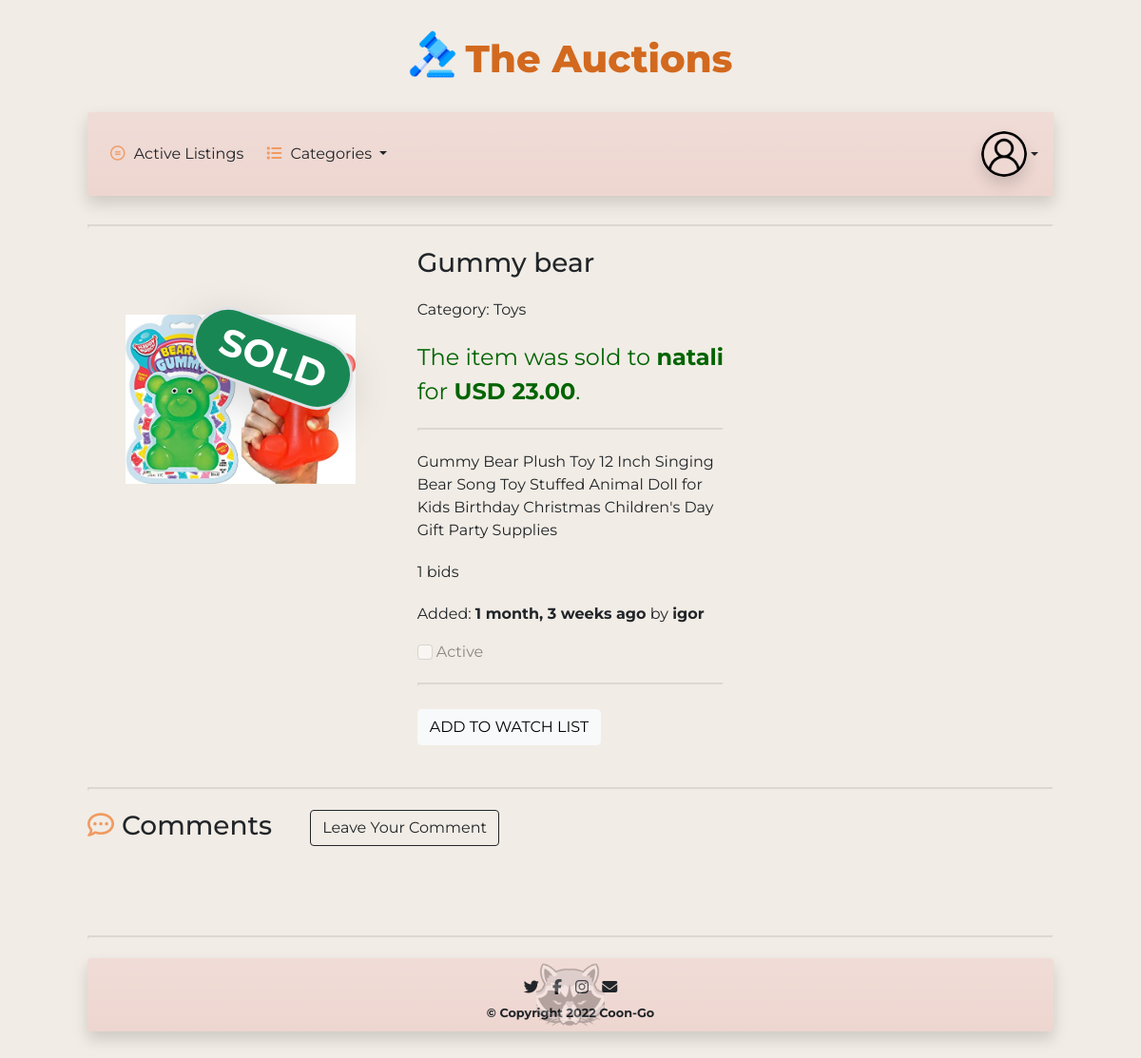
/listing-Gummy bear, run on the app's committed database.
### auctions/models.py (models this page shows, shortened)
class Listing(models.Model):
    user = models.ForeignKey(
        User, on_delete=models.CASCADE, related_name="listing_user", null=False)
    title = models.CharField( max_length=100, unique=True, blank=False)
    description = models.TextField(max_length = 1024, blank = True, null = True, validators=[MaxLengthValidator(1024)])
    starting_bid = models.DecimalField(max_digits=10, decimal_places=2)
    current_price = models.DecimalField(max_digits=10, decimal_places=2, default=0)
    creation_time = models.DateTimeField(auto_now_add=True)
    image = models.ImageField(upload_to="images/%Y/%m/%d/", null=True, blank=True, unique = False)
    category = models.ForeignKey(
        Category, on_delete=models.CASCADE, related_name="categories")
    is_active = models.BooleanField(default=True)

class Category(models.Model):
    name = models.CharField(max_length=50, unique=True)
    def __str__(self):
        return f"{self.name}"

class Winner(models.Model):
    user = models.ForeignKey(
        User, on_delete=models.CASCADE, related_name="winner_users")
    listing = models.ForeignKey(
        Listing, on_delete=models.CASCADE, related_name="winner_listings")
    price = models.DecimalField(
        max_digits=10, decimal_places=2, default=0)

class User(AbstractUser):
    image = models.ImageField(
        upload_to="images/users/", null=True, blank=True)

### auctions/views.py (the view)
def get_listing(request, listing_title):
    listing = Listing.objects.get(title=listing_title)
    winner = Winner()
    if not listing.is_active:
        winner = Winner.objects.get(listing=listing)
    return render (request, "auctions/listing.html", {
        "categories": Category.objects.all().order_by("name"),
        "listing" : listing,
        "bids_count": get_bids_count(listing_title),
        "last_bid_time": get_last_bid_time(listing_title),
        "last_bid_user": get_last_bid_user(listing_title),
        "comments": get_comments(listing_title),
        "is_watched": is_watched(listing_title, request.user),
        "winner": winner
    })

### auctions/views.py (called while the page is built)
def is_watched(listing_title, user):
    if user.is_authenticated:
        try:
            listingObj = Listing.objects.get(title=listing_title)
            userObj = User.objects.get(pk=user.id)
            watchlist = WatchList.objects.filter(user = userObj, listing = listingObj)
            if watchlist.count() != 0:
                return True
            else:
                raise WatchList.DoesNotExist
        except WatchList.DoesNotExist:
            return False
    else:
        return False

def get_bids_count(listing_title):
    bids_count = Bid.objects.filter(listing=Listing.objects.get(
        title=listing_title)).count()
    return bids_count

def get_last_bid_time(listing_title):
    bid_time = Bid.objects.filter(
        listing=Listing.objects.get(title=listing_title)).aggregate(Max('bid_place_date'))
    return bid_time['bid_place_date__max']

def get_last_bid_user(listing_title):
    try:
        bid = Bid.objects.get(
            listing=Listing.objects.get(title=listing_title), bid_place_date=get_last_bid_time(listing_title))
        return bid.user
    except Bid.DoesNotExist:
        return None

def get_comments(listing_title):
    return Comment.objects.filter(listing=Listing.objects.get(title=listing_title)).order_by('-creation_time')

### auctions/templates/auctions/listing.html (shortened to what this page needs)
{% extends "auctions/layout.html" %}
{% load static %}
{% block body %}
    <div class="display-listing-page">
        <div class="row">
            <div class="col-lg-4 col-md-6 col-sm-12 position-relative image-box text-center">
                {% if listing.image %}
                    <img src="{{ listing.image.url }}" alt="listing image" class="card-img-top listing-image p-2 ">
                {% else %}
                    <img src="{% static 'auctions/no-photo.png' %}" alt="listing image" class="card-img-top listing-image p-2">
                {% endif %}
                {% if not listing.is_active %}
                     <div class="badge bg-success text-white fs-1 border border-3 rounded-pill shadow-lg sold-badge">SOLD</div>
                {% endif %}
            </div>
            <div class="col-lg-4 col-md-6 col-sm-12">
                <H3 class="listing_title">{{listing.title|capfirst}}</H3>
                <p class="listing-bid-text"> Category: {{listing.category}}</p>
                {% if listing.is_active %}
                    <p class="listing-bid-text">Last bid: <span class="listing-bid-price item-price-text">USD {{listing.current_price|floatformat:"2g"}}</span>
                        {% if last_bid_time %}
                            put {{last_bid_time|timesince}} ago by
                            <span class="listing-bid-price item-price-text">{{last_bid_user}}</span>.
                        {% endif %}
                    </p>
                {% else %}
                    {% if winner.user == user%}
                         <p class="listing-sold-text listing-bid-text">You won this item for
                            <span class="listing-sold-price listing-bid-price item-price-text">USD {{winner.price|floatformat:"2g"}}</span>.
                        </p>
                    {% else %}
                        <p class="listing-sold-text listing-bid-text">The item was sold to <span class="listing-sold-price listing-bid-price item-price-text">{{winner.user}}</span> for
                            <span class="listing-sold-price listing-bid-price item-price-text">USD {{winner.price|floatformat:"2g"}}</span>.
                        </p>
                    {% endif %}
                {% endif %}
                <hr class="page-rooler">
                <p class="tem-desc multiline text-wrap">{{ listing.description }}</p>
                <p class="listing-bid-text">{{bids_count}} bids</p>
                <p class="listing-bid-text">Added: <span class="item-added-bold">{{listing.creation_time|timesince}} ago</span>
                                            by <span class="item-added-bold">{{ listing.user.username }}</span></p>
                <div class="active-check-box">
                    {% if listing.is_active %}
                        <input class="form-check-input" type="checkbox" value="" checked disabled>
                    {% else %}
                        <input class="form-check-input" type="checkbox" value="" disabled>
                    {% endif %}
                    <label class="form-check-label" for="flexCheckDefault">
                        Active
                    </label>
                </div>
                <hr class="page-rooler">
                {% if user == listing.user %}
                    <div class="mb-4 mt-4">
                        {% if listing.is_active %}
                            <a class="btn btn-light button-light" href="{% url 'edit_listing' listing.title %}">EDIT LISTING</a>
                            <a class="btn btn-dark button-dark" href="{% url 'close_listing' listing.title %}">CLOSE LISTING</a>
                        {% endif %}
                    </div>
                {% else %}
                    <div class="mb-4 mt-4">
                        {% if not is_watched %}
                            <a class="btn btn-light button-light" href="{% url 'add_to_watch' listing.title %}">ADD TO WATCH LIST</a>
                        {% else %}
                            <a class="btn btn-light button-light" href="{% url 'remove_from_watch' listing.title %}">REMOVE FROM WATCH LIST</a>
                        {% endif %}
                    </div>
                {% endif %}
            </div>
        </div>
    </div>
    <hr class="page-rooler">
    <div class="d-flex row mb-5">
        <div class="col-auto me-auto">
            <h3 class="page_title"><i class="fa-regular fa-comment-dots nav-icon me-2"></i>Comments</h3>
        </div>
        <div class="col">
            <a class="btn btn-outline-dark button-light btn-md ms-3" data-bs-toggle="modal" data-bs-target="#addCommentModalForm" >Leave Your Comment</a>
        </div>
    </div>
{% endblock %}

### auctions/static/auctions/style.css (style rules this page uses)
body { padding: 1rem 2rem; font-family: 'Montserrat', sans-serif; background-color: #F1ECE5; }
.nav-icon { margin-right: 5px; color:rgb(240, 154, 97); }
.page_title { margin: 0 0 50px 0; }
.page-rooler { border: 2px inset rgb(245, 235, 235); border-collapse: collapse; margin: 20px 0; }
.card-img-top { width: 80%; height: 20rem; min-width: 50px; min-height: 50px; object-fit:scale-down; }
.listing-image { padding: 5px; border-radius: 20%; }
.item-price-text { font-weight: bold; }
.item-added-bold { font-weight: bold; }
.listing-bid-price { font-size: 1rem; }
.listing-bid-text { font-size: 1rem; margin-top: 20px; }
.listing-sold-text { font-size: 1.5rem; margin-top: 20px; color:darkgreen; }
.listing-sold-price { font-size: 1.5rem; color:darkgreen; }
.multiline { white-space:pre; }
.sold-badge { transform: rotate(20deg); position: absolute; left: 10vw; top: 10vh; }

### data on the page
Listing: image (picture), title "Gummy bear", category "Toys", description "Gummy Bear Plush Toy 12 Inch Singing Bear Song Toy Stuffed Animal Doll for Kids Birthday Christmas Children's Day Gift Party Supplies", creation_time "1 month, 3 weeks", user.username "igor"
Winner: user "natali", price "23.00"

### other printed values
{{ bids_count }} "1"
